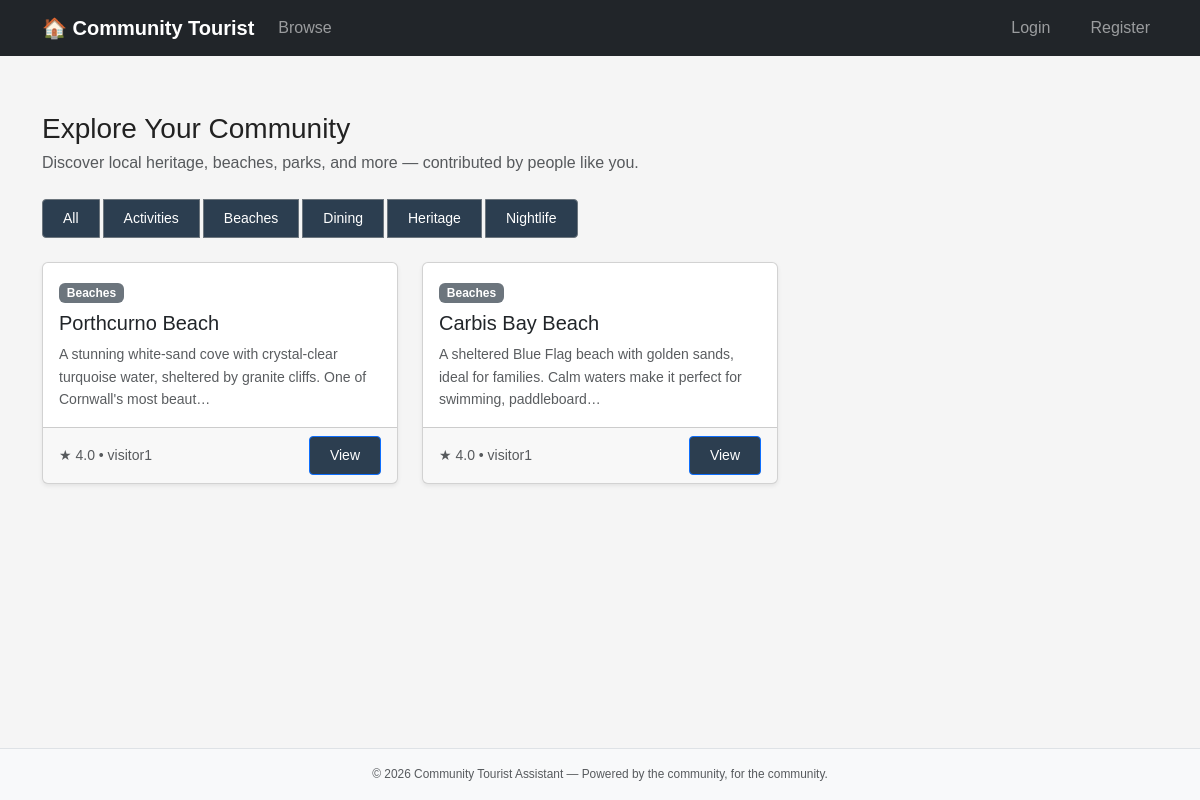
The app's page /?category=2 with its own data.
### app/models.py (models this page shows, shortened)
class Category(db.Model):
    __tablename__ = "categories"
    id = db.Column(db.Integer, primary_key=True)
    name = db.Column(db.String(64), unique=True, nullable=False)
    listings = db.relationship("Listing", backref="category", lazy=True)

class Listing(db.Model):
    __tablename__ = "listings"
    id = db.Column(db.Integer, primary_key=True)
    title = db.Column(db.String(140), nullable=False)
    description = db.Column(db.Text, nullable=False)
    category_id = db.Column(db.Integer, db.ForeignKey("categories.id"), nullable=False)
    user_id = db.Column(db.Integer, db.ForeignKey("users.id"), nullable=False)
    status = db.Column(db.String(20), default="pending")  # pending | approved | rejected
    avg_rating = db.Column(db.Float, default=0.0)
    created_at = db.Column(db.DateTime, default=datetime.utcnow)
    ratings = db.relationship("Rating", backref="listing", lazy=True)

class User(UserMixin, db.Model):
    __tablename__ = "users"
    id = db.Column(db.Integer, primary_key=True)
    username = db.Column(db.String(64), unique=True, nullable=False)
    email = db.Column(db.String(120), unique=True, nullable=False)
    password_hash = db.Column(db.String(256), nullable=False)
    is_admin = db.Column(db.Boolean, default=False)
    points = db.Column(db.Integer, default=0)
    created_at = db.Column(db.DateTime, default=datetime.utcnow)
    listings = db.relationship("Listing", backref="author", lazy=True)
    ratings = db.relationship("Rating", backref="user", lazy=True)

### app/routes/listings.py (the view)
@listings_bp.route("/")
def index():
    category_id = request.args.get("category", type=int)
    query = Listing.query.filter_by(status="approved")
    if category_id:
        query = query.filter_by(category_id=category_id)
    listings = query.order_by(Listing.created_at.desc()).all()
    categories = Category.query.order_by(Category.name).all()
    return render_template(
        "listings/index.html",
        title="Browse",
        listings=listings,
        categories=categories,
        selected_category=category_id,
    )

### app/templates/listings/index.html (shortened to what this page needs)
{% extends "base.html" %}
{% block content %}
<div class="row align-items-center mb-4">
    <div class="col">
        <h1 class="h3 mb-1">Explore Your Community</h1>
        <p class="text-muted mb-0">Discover local heritage, beaches, parks, and more &mdash; contributed by people like you.</p>
    </div>
</div>
<div class="mb-4">
    <div class="btn-group flex-wrap gap-1" role="group" aria-label="Filter by category">
        <a href="{{ url_for('listings.index') }}"
           class="btn btn-sm {{ 'btn-secondary' if not selected_category else 'btn-outline-secondary' }}">All</a>
        {% for cat in categories %}
        <a href="{{ url_for('listings.index', category=cat.id) }}"
           class="btn btn-sm {{ 'btn-secondary' if selected_category == cat.id else 'btn-outline-secondary' }}">
            {{ cat.name }}
        </a>
        {% endfor %}
    </div>
</div>
{% if listings %}
<div class="row row-cols-1 row-cols-md-2 row-cols-lg-3 g-4">
    {% for listing in listings %}
    <div class="col">
        <div class="card h-100 shadow-sm">
            <div class="card-body">
                <span class="badge bg-secondary mb-2">{{ listing.category.name }}</span>
                <h5 class="card-title">{{ listing.title }}</h5>
                <p class="card-text text-muted small">
                    {{ listing.description[:120] }}{% if listing.description | length > 120 %}&hellip;{% endif %}
                </p>
            </div>
            <div class="card-footer d-flex justify-content-between align-items-center">
                <small class="text-muted">
                    &#9733; {{ "%.1f" | format(listing.avg_rating) }}
                    &bull; {{ listing.author.username }}
                </small>
                <a href="{{ url_for('listings.detail', listing_id=listing.id) }}"
                   class="btn btn-sm btn-outline-primary">View</a>
            </div>
        </div>
    </div>
    {% endfor %}
</div>
{% endif %}
{% endblock %}

### app/static/style.css (style rules this page uses)
* { box-sizing: border-box; margin: 0; padding: 0; }
body { font-family: sans-serif; font-size: 16px; line-height: 1.6; color: #222; background: #f5f5f5; display: flex; flex-direction: column; min-height: 100vh; }
.btn { display: inline-block; padding: 0.5rem 1.25rem; background: #2c3e50; color: #fff; text-decoration: none; border-radius: 4px; }

### records on screen
Category: name "Activities"
Category: name "Beaches"
Category: name "Dining"
Category: name "Heritage"
Category: name "Nightlife"
Listing: category.name "Beaches", title "Porthcurno Beach", description "A stunning white-sand cove with crystal-clear turquoise water, sheltered by granite cliffs. One of Cornwall's most beaut", avg_rating "4.0", author.username "visitor1"
Listing: category.name "Beaches", title "Carbis Bay Beach", description "A sheltered Blue Flag beach with golden sands, ideal for families. Calm waters make it perfect for swimming, paddleboard", avg_rating "4.0", author.username "visitor1"
